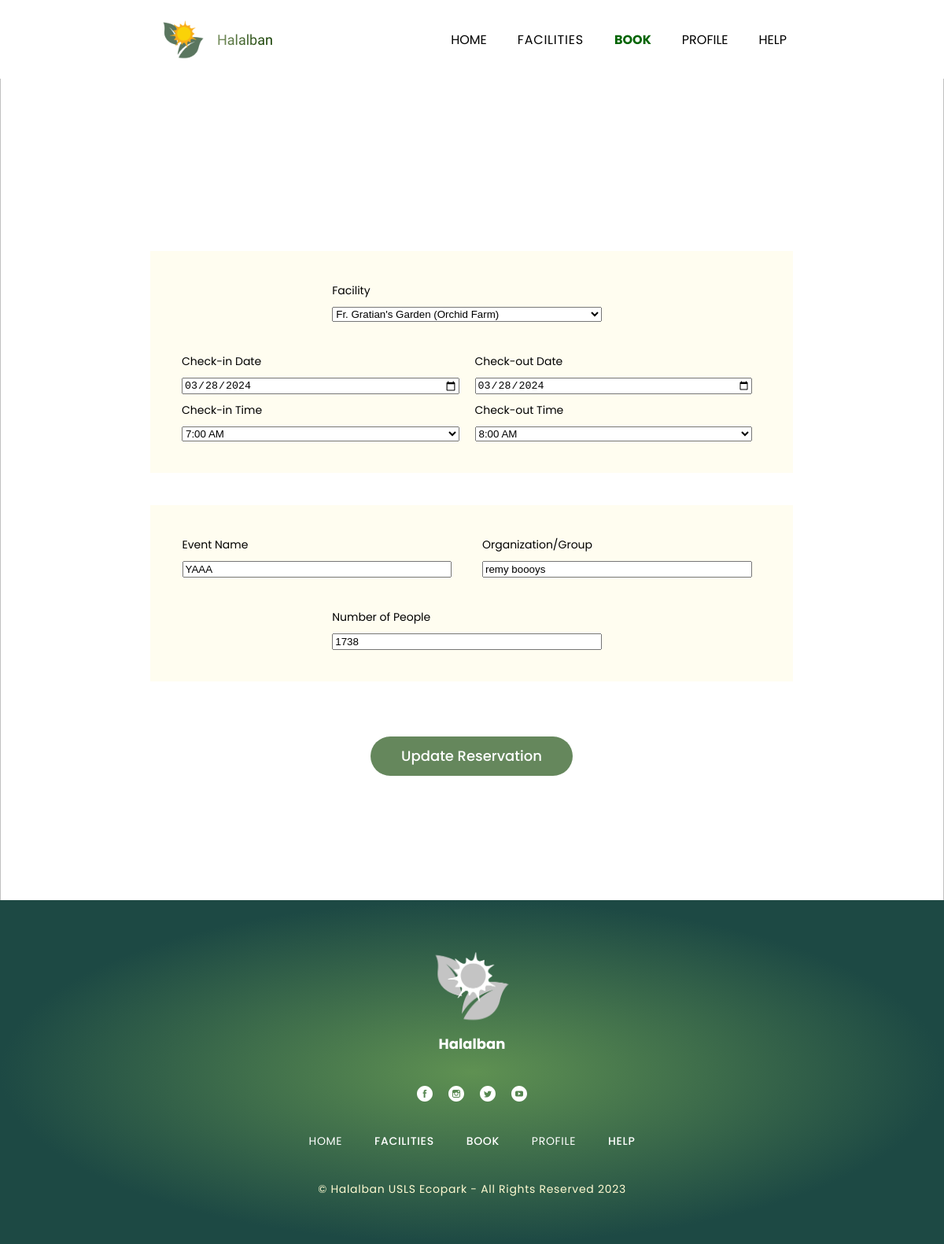
The app's page /view/book.php?booking_id=132&edit=true (signed in) with its own data.
### tables this page shows
CREATE TABLE `bookings` (
  `booking_id` int(11) NOT NULL,
  `user_id` int(11) DEFAULT NULL,
  `facility` varchar(255) DEFAULT NULL,
  `checkin_date` date DEFAULT NULL,
  `checkin_time` time DEFAULT NULL,
  `checkout_date` date DEFAULT NULL,
  `checkout_time` time DEFAULT NULL,
  `event_name` varchar(255) DEFAULT NULL,
  `org_name` varchar(255) DEFAULT NULL,
  `num_of_ppl` int(11) DEFAULT NULL,
  `status` enum('Pending','Approved','Declined') NOT NULL DEFAULT 'Pending'
);

### controller/book-control.php (called while the page is built, shortened)
<?php
include '../db_connection.php';
if (isset($_GET['edit']) && isset($_GET['booking_id'])) {
    $editMode = true;
    $booking_id = $_GET['booking_id'];
    $sql = "SELECT * FROM bookings WHERE booking_id = ?";
    $stmt = $conn->prepare($sql);
    $stmt->bind_param("i", $booking_id);
    $stmt->execute();
    $result = $stmt->get_result();
    if ($result->num_rows > 0) {
        $row = $result->fetch_assoc();
        $facility = $row['facility'];
        $checkin_date = $row['checkin_date'];
        $checkin_time = $row['checkin_time'];
        $checkout_date = $row['checkout_date'];
        $checkout_time = $row['checkout_time'];
        $event_name = $row['event_name'];
        $org_name = $row['org_name'];
        $num_of_ppl = $row['num_of_ppl'];
    } else {
        header("Location: ../user-reserations/user-reservations.php");
        exit;
    }
} else {
    $editMode = false;
}
?>

### view/book.php (the view, shortened to what this page needs)
<?php
include '../controller/book-control.php';
?>
<!DOCTYPE html>
<html lang="en">
<head>
    <link rel="stylesheet" href="css/book.css" />
    <link rel="stylesheet" type="text/css" href="css/global.css"/>
</head>
  <body>
    <div class="book1">
      <header class="navbar">
        <div class="frameroot">
          <img class="image-3-icon" loading="eager" alt="" src="./public/image-3@2x.png" />
          <div class="halalban">Halalban</div>
        </div>
        <div class="menu">
          <a class="home" href="home.php">HOME</a>
          <a class="facilities" href="facilities.php">FACILITIES</a>
          <a class="book active" href="book.php">BOOK</a>
          <a class="profile" href="profile.php">PROFILE</a>
          <a class="help" href="help.php">HELP</a>
        </div>
      </header>
        <section class="booking">
        <h1 class="book-a-reservation">
        </h1>
            <form class="booking-form" method="post" action="<?php echo $editMode ? 'book.php?edit=true&booking_id=' . $booking_id : 'book.php'; ?>">
                <div class="container-items">
                <div class="reserve-top">
                    <div class="input-container">
                        <label for="facility">Facility</label>
                        <select id="facility" name="facility">
                            <option value="Fr. Gratian's Garden (Orchid Farm)" <?php if ($facility == "Fr. Gratian's Garden (Orchid Farm)") echo 'selected'; ?>>Fr. Gratian's Garden (Orchid Farm)</option>
                        </select>
                    </div>
                    <div class="input-container date-time">
                        <div class="date-time-row">
                            <div class="input-container">
                                <label for="check-in-date">Check-in Date</label>
                                <input type="date" id="check-in-date" name="check-in-date" value="<?php echo $checkin_date; ?>" min="<?php echo date('Y-m-d'); ?>" />
                            </div>
                            <div class="input-container">
                                <label for="check-out-date">Check-out Date</label>
                                <input type="date" id="check-out-date" name="check-out-date" value="<?php echo $checkout_date; ?>" min="<?php echo date('Y-m-d'); ?>" />
                            </div>
                        </div>
                        <div class="date-time-row">
                            <div class="input-container">
                                <label for="check-in-time">Check-in Time</label>
                                <select id="check-in-time" name="check-in-time">
                                    <option value="07:00 AM" <?php if ($checkin_time == '07:00 AM') echo 'selected'; ?>>7:00 AM</option>
                                </select>
                            </div>
                            <div class="input-container">
                                <label for="check-out-time">Check-out Time</label>
                                <select id="check-out-time" name="check-out-time">
                                    <option value="08:00 AM" <?php if ($checkout_time == '08:00 AM') echo 'selected'; ?>>8:00 AM</option>
                                </select>
                            </div>
                        </div>
                    </div>
                </div>
                    <div class="reserve-bottom">
                        <div class="input-container">
                            <label for="event-name">Event Name</label>
                            <input type="text" id="event-name" name="event-name" value="<?php echo $event_name; ?>" />
                        </div>
                        <div class="input-container">
                            <label for="organization-group">Organization/Group</label>
                            <input type="text" id="organization-group" name="organization-group" value="<?php echo $org_name; ?>" />
                        </div>
                        <div class="input-container">
                            <label for="number-of-people">Number of People</label>
                            <input type="number" id="number-of-people" name="number-of-people" value="<?php echo $num_of_ppl; ?>" />
                        </div>
                    </div>
                </div>
                <div class="submit-button">
                    <button type="submit"><?php echo $editMode ? 'Update Reservation' : 'Submit Reservation'; ?></button>
                </div>
            </form>
        </section>
    <footer class="footer1">
            <div class="layer-0-1-parent">
                <img class="layer-0-11" loading="eager" alt="" src="./public/layer-0-1@2x.png" />
                <b class="halalban4">Halalban</b>
            </div>
            <div class="social-media-links">
                <img class="facebook-icon1" loading="eager" alt="" src="./public/facebook.svg" />
                <img class="instagram-icon1" loading="eager" alt="" src="./public/instagram.svg" />
                <img class="twitter-icon1" loading="eager" alt="" src="./public/twitter.svg" />
                <img class="youtube-icon1" loading="eager" alt="" src="./public/youtube.svg" />
            </div>
            <div class="menu3">
                <div class="home4">HOME</div>
                <div class="facilities1">FACILITIES</div>
                <b class="book5">BOOK</b>
                <div class="profile6">PROFILE</div>
                <div class="help4">HELP</div>
            </div>
            <div class="halalban-usls-ecopark1">© Halalban USLS Ecopark - All Rights Reserved 2023</div>
        </footer>
  </body>
</html>

### view/css/book.css (style rules this page uses)
.book-a-reservation { margin: 0; position: relative; font-size: inherit; font-weight: 700; font-family: inherit; display: inline-block; max-width: 100%; z-index: 1; }
.frame-date-and-time-checkin1, .reserve-top, reserve-bottom { display: flex; flex-direction: column; align-items: flex-start; justify-content: flex-start; gap: 10px; }
.reserve-top, .reserve-bottom { background-color: rgba(255, 253, 238, 0.86); width: 100%; overflow-x: auto; flex-direction: row; padding: 40px 52px 40px 40px; gap: 40px 39px; z-index: 1; display: flex; flex-wrap: wrap; justify-content: center; }
.input-container { display: flex; flex-direction: column; gap: 10px; flex-basis: calc(50% - 20px); }
.input-container.date-time { flex-basis: 100%; }
.date-time-row { display: flex; gap: 20px; flex-basis: 50%; }
.date-time-row .input-container { flex-basis: 50%; }
.input-container label { display: block; }
.submit-button { margin-top: 20px; text-align: center; }
.submit-button button { margin-top: 50px; cursor: pointer; border: 0; padding: 11px 11px 12px; background-color: #65875c; width: 257px; border-radius: 99px; display: flex; flex-direction: row; align-items: center; justify-content: center; box-sizing: border-box; white-space: nowrap; font-size: 18px; font-weight: 500; font-family: Poppins; color: #fff; transition: 0.3s; }
.container-items { display: flex; flex-direction: column; align-items: center; justify-content: flex-start; gap: 41px; max-width: 100%; font-size: 14px; color: #000; }
.booking, .layer-0-1 { align-self: stretch; max-width: 100%; overflow: hidden; }
.booking-form { align-self: stretch; overflow: hidden; display: flex; flex-direction: column; align-items: center; justify-content: center; margin-bottom: -50px; }
.booking { align-self: stretch; overflow: hidden; display: flex; flex-direction: column; align-items: center; justify-content: center; min-height: 100vh; padding: 150px 100px; background-size: cover; background-repeat: no-repeat; background-position: top; z-index: 1; text-align: center; font-size: 70px; padding: 208px 21px 208px 20px; box-sizing: border-box; position: relative; gap: 56px 28px; text-align: left; font-size: 36px; color: #fff; font-family: Poppins; }
.facilities { font-weight: 500; }
.book3, .facilities, .help2, .profile2 { position: relative; letter-spacing: 0.05em; }

### records on screen
bookings: facility "Fr. Gratian's Garden (Orchid Farm)", check-in-date "03/28/2024", check-out-date "03/28/2024", event-name "YAAA", organization-group "remy boooys", number-of-people "1738"
